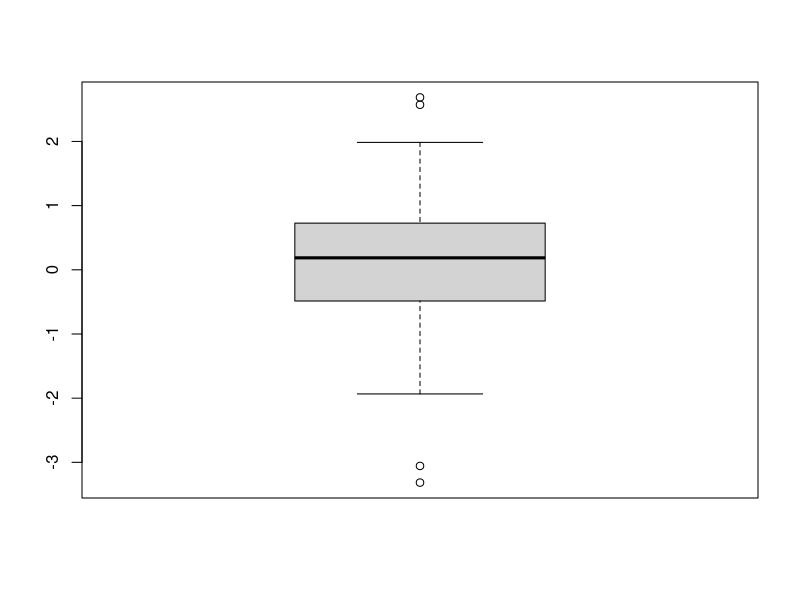
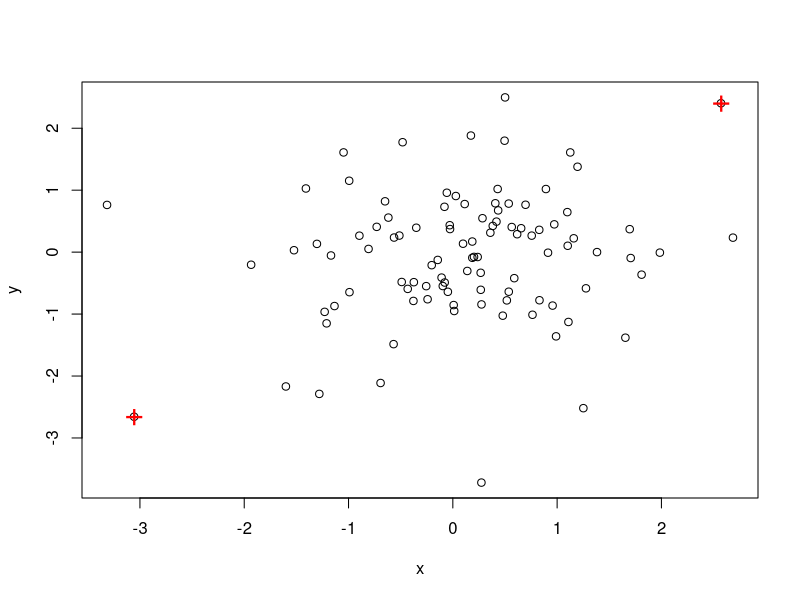
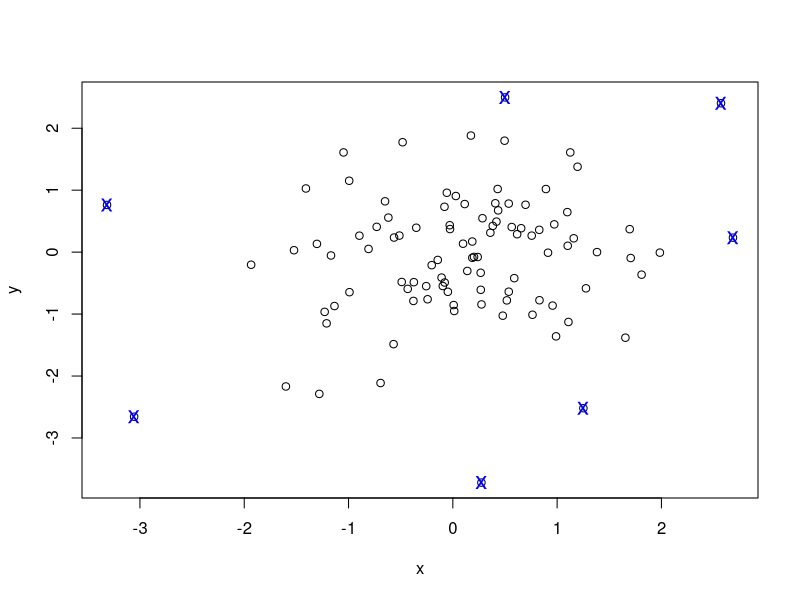

Reproduce these figures in R, in order.
#单变量离群点检测
#这里显示了一个单变量离群点检测的例子，以及如何应用到多变量数据中。
#单变量离群点检测可通过函数boxplot.stats()实现，并产生一个统计的箱线图
#上述函数返回的结果中有一个out组件，该组件列出了离群点。更具体的说，他列出了
#超出胡须顶点的数据点。参数coef可以控制胡须超出箱线盒多远。

set.seed(3147)
x<-rnorm(100)

summary(x)

#离群点
boxplot.stats(x)

#查看离群点
boxplot.stats(x)$out

#箱线图显示
boxplot(x)

#上述的单变量离群点检测方法可以应用于多变量数据中，下面首先创建一个包含x和y两列的数据框df
#然后从x和y单独进行离群点检测。然后把都包含在两列中的离群点取出来，并以红色的+标识。

y<-rnorm(100)

df<-data.frame(x,y)

rm(x,y)

head(df)

attach(df)
#从x中查找离群点的索引
(a<-which(x %in% boxplot.stats(x)$out))

#从y中查找离群点的索引
(b<-which(y %in% boxplot.stats(y)$out))

detach(df)

#同时包含在x和y中的离群点,使用intersect()函数获取交叉部分
(outlier.list1<-intersect(a,b))
#绘图
plot(df)
points(df[outlier.list1,],col="red",pch="+",cex=2)

#同样，可以获取在x或者在y中的离群点
(outlier.list2<-union(a,b))

plot(df)
points(df[outlier.list2,],col="blue",pch="x",cex=1.5)
